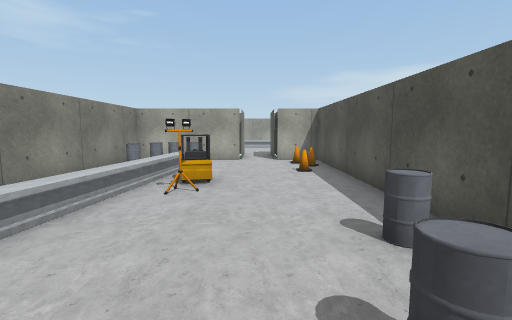
view 1 (above)

24 first-person views from a walk through a 3-D level made in the Unity game engine. The camera is 1.2 m above the floor, tilts 6° down and sees 85° across. The floor is counted in squares, 1 m on a side. Each view is taken from the middle of a square. On the plan, view 1 faces up. The plan holds only what a view shows up to about 13 squares ahead; the rest is blank. The place goes on beyond the plan. The player character is not drawn. Door leaves are left out, so doorways stand open. Some surface patterns are stand-ins.

view 2
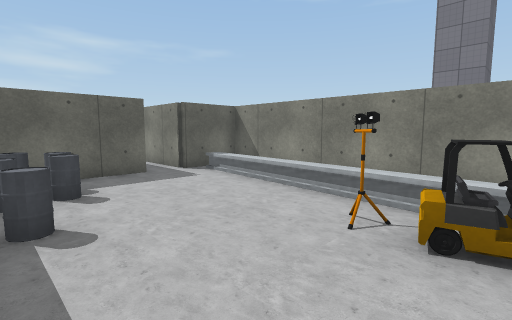

view 3
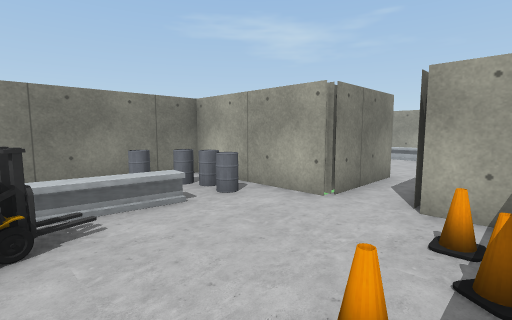

view 4
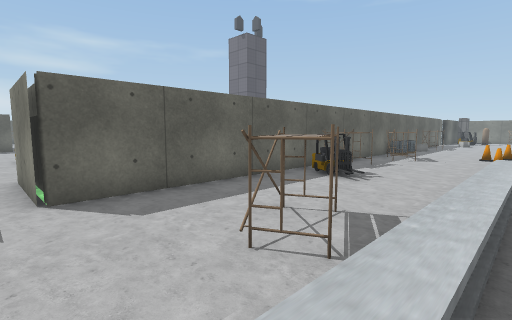

view 5
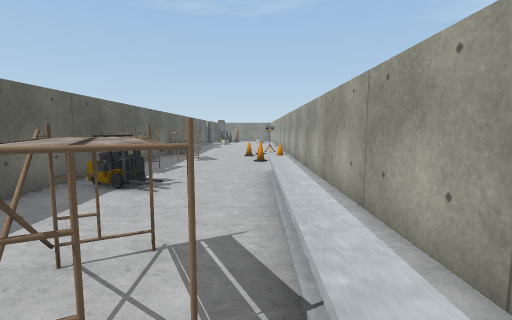

view 6
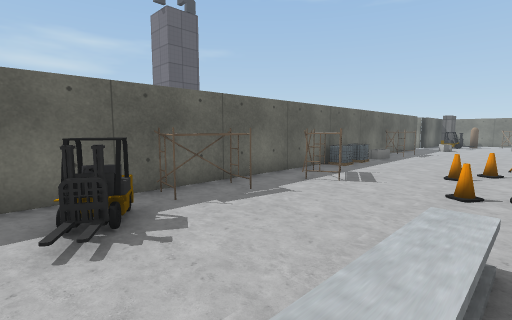

view 7
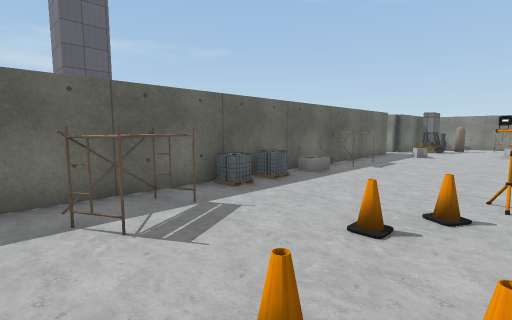

view 8
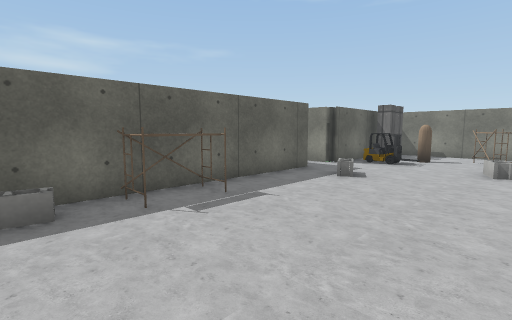

view 9
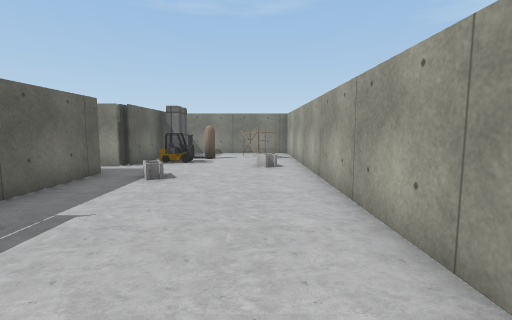

view 10
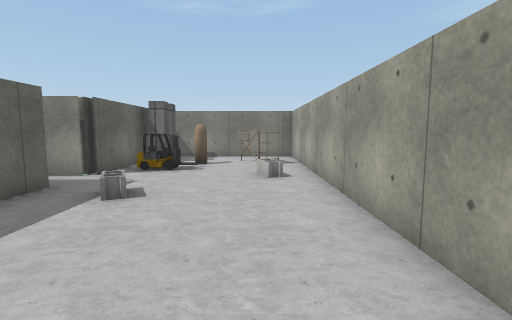

view 11
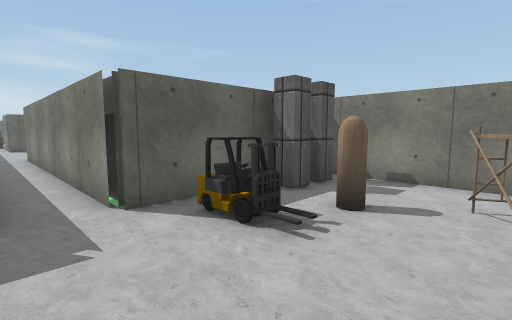

view 12
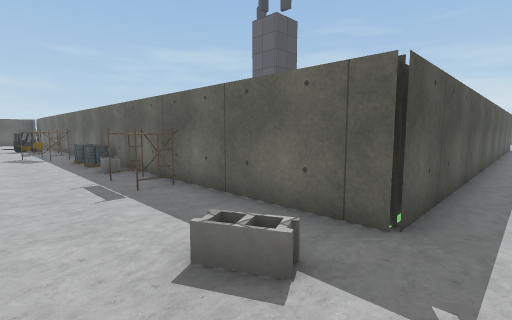

view 13
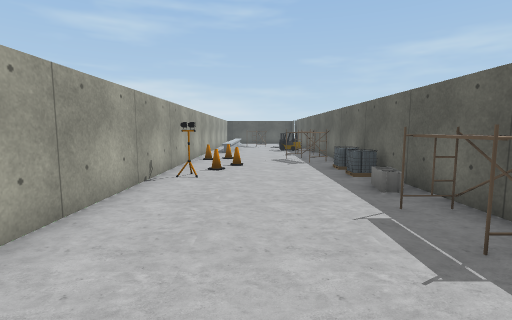

view 14
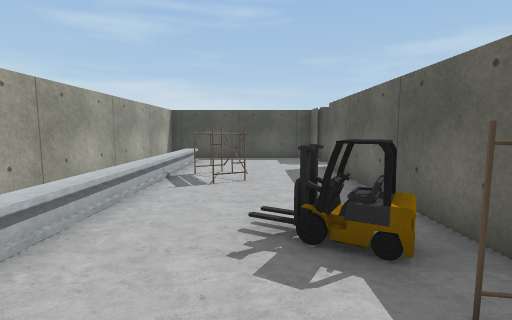

view 15
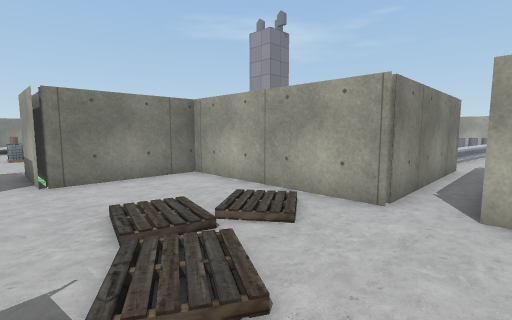

view 16
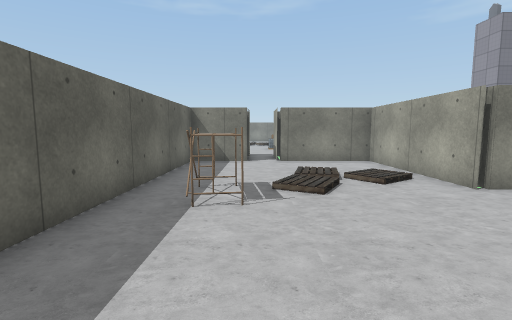

view 17
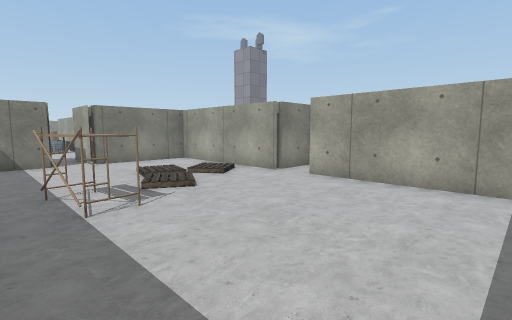

view 18
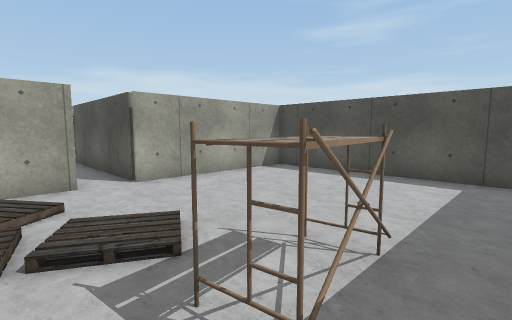

view 19
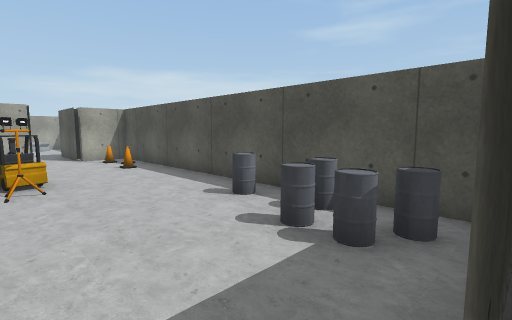

view 20
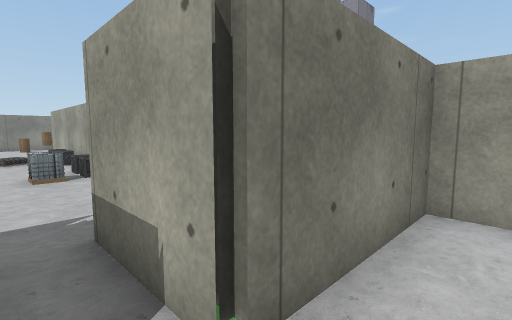

view 21
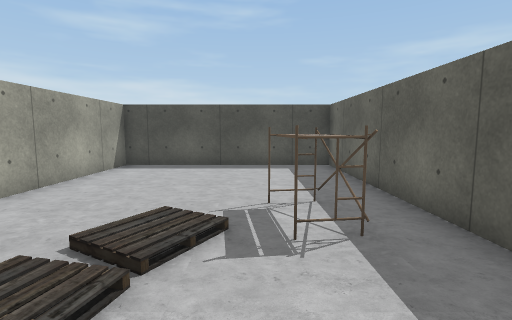

view 22
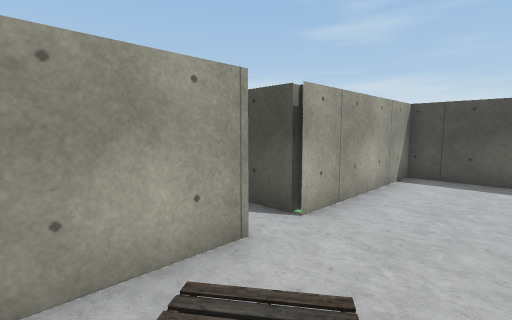

view 23
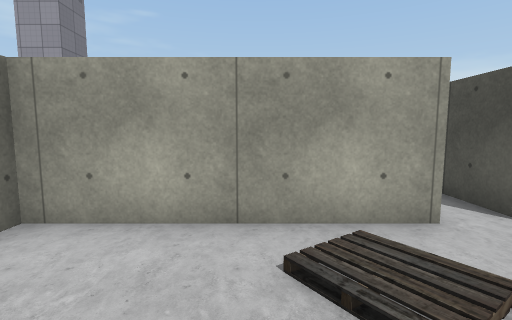

view 24
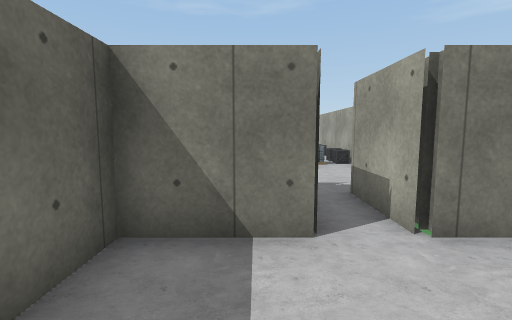

### Floor plan
Key: @ floor where view 1 was taken; # wall or solid block; x gap in a wall; . floor; / step, stairs or slope; D open door; = window, fence, low wall or low ledge; ≈ water the walk keeps out of; ^ raised ledge; C cone; L locker; T thing the floor can be seen under or through; O other object.
Columns run from 33 left of view 1 to 4 right of it. Each row starts with its distance up from view 1.
 21 ####################################
 20 #  O.................C..////////// #
 19 #.OO..............CC.C.........O...#
 18 #.O..........................OOO...#
 17 #. #.................O........O....#
 16 #LL#^#......OO......OO.OOx=........#
 15 #LL###......OO..OOO.O..OO..........#
 14      #.#####  ##   # ##  ########.#≈
 13      #.#                        DDD
 12      #.#                        #.##
 11      #.#                    ##^#....#
 10      #DD                    #==....C≈
  9      #.#                    #=./....#
  8      #.#                    # //..C=≈
  7    ≈ #.#                    # /==...#
  6    ≈ #.#                    # /##...#
  5      #.#                    # //....#
  4       .#                    # /.....#
  3       .#                    # /....=≈
  2       .#                    # /.....#
  1        #                    # /...==≈
  0                             #./..@==≈
 -1                             ###.####
 -2                               #.#
 -3                               DD#
 -4                               DDD
 -5                               #.#
 -6                          ≈#####.#####≈
 -7                    ≈≈    #.../.......#
 -8           ########       #...//......#
 -9                ..        #..///......#
-10                ...O... TD#..////.....#
-11                .......  D#.....O.....#
-12                          #....OOO....#
-13                          #...........#
-14                          ≈###########≈

Positions as (right, up) in squares from view 1, and headings:
1: (0, 0), facing up
2: (2, 7), facing down-left
3: (2, 7), facing up-left
4: (0, 20), facing down-left
5: (-1, 19), facing left
6: (-6, 20), facing down-left
7: (-11, 20), facing down-left
8: (-18, 20), facing down-left
9: (-18, 19), facing left
10: (-20, 19), facing left
11: (-26, 19), facing down-left
12: (-27, 18), facing down-right
13: (-24, 18), facing right
14: (-10, 17), facing right
15: (-1, -11), facing up-left
16: (3, -11), facing left
17: (3, -13), facing up-left
18: (-4, -13), facing up-right
19: (-2, -1), facing up-right
20: (-7, -11), facing up-left
21: (-6, -11), facing right
22: (-5, -9), facing up-right
23: (-5, -10), facing up
24: (-5, -12), facing left
